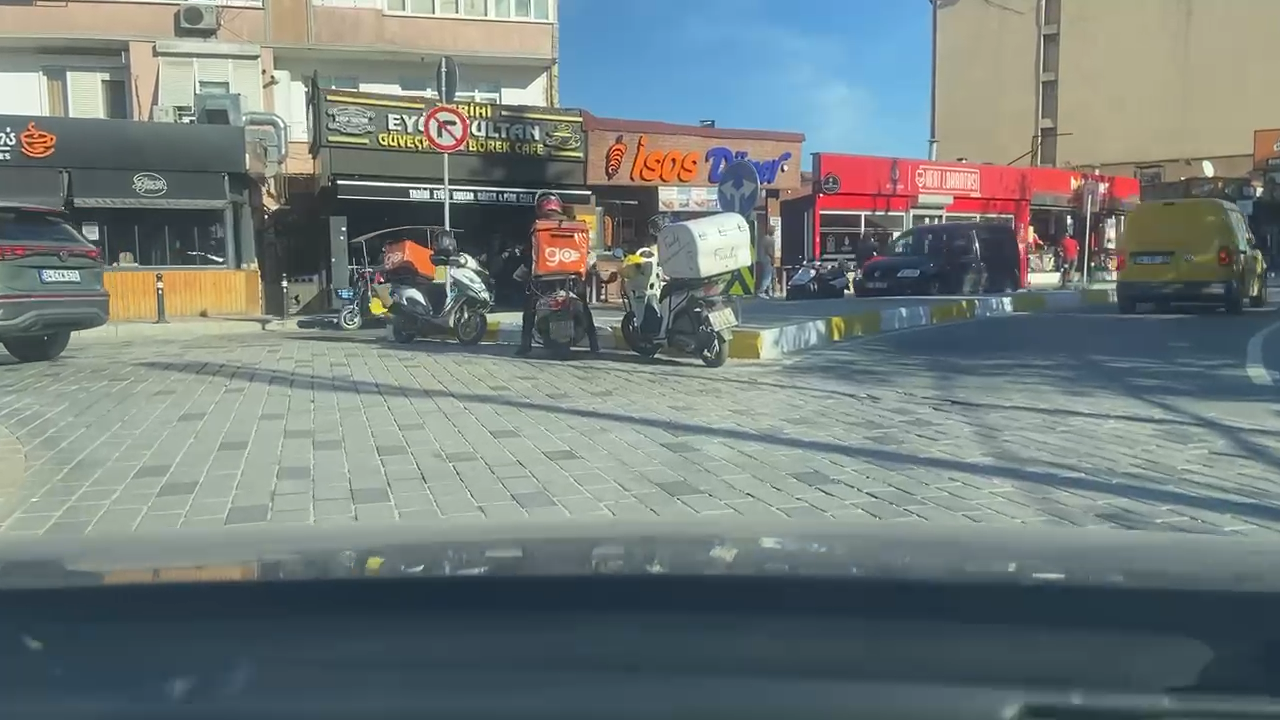
#> input picture data/frames/obstacle_frames/Image 10.png, 1280 x 720 px; its folder holds only this picture in this run
$ python -i lane_detection.py   (imports and definitions only)
#> lines starting #> are read from the running program, lines starting #| are printed output that depends on the picture; after the words box and inside, x2 and y2 are one past the last pixel; in counts of white or black regions, pixels touching at a corner belong together
#> further down, picture is the input picture: shape (720, 1280, 3); mean B, G, R 123.7, 125.5, 116
import cv2
import numpy as np

# --- AYARLAR ---
MIN_CONSECUTIVE_FRAMES = 8
MAX_MISSED_FRAMES = 5
MAX_DISTANCE_THRESHOLD = 50

# --- EK: MORFOLOJİK İŞLEM AYARLARI (Gölge Şekil Tespiti) ---
MORPH_KERNEL_SIZE = 19
MORPH_THRESHOLD = 20

class LaneCandidate:
    """
    Her bir potansiyel şerit parçasını temsil eden sınıf.
    Kendi geçmişini, konumunu ve güvenilirliğini takip eder.
    """
    # [44 lines left out: functions __init__, update_params, is_similar_to, update, mark_missing, not called in this run]

# Global aday listesi
lane_candidates = []

# [13 lines left out: function get_extended_line, not called in this run]

def process_lanes_tracking(img, raw_lines):
    global lane_candidates
    height, width = img.shape[:2]

    if raw_lines is None:
        raw_lines = []

    # 1. Ham çizgileri uzat
    extended_lines = []
    for line in raw_lines:
        x1, y1, x2, y2 = line[0]
        if abs(x2 - x1) < 1e-6: continue
        slope = (y2 - y1) / (x2 - x1)
        if abs(slope) < 0.4: continue

        ext_line = get_extended_line([x1, y1, x2, y2], height)
        extended_lines.append(ext_line)

    # 2. Eşleştirme
    matched_candidate_indices = set()

    for ext_line in extended_lines:
        found_match = False
        for i, candidate in enumerate(lane_candidates):
            if candidate.is_similar_to(ext_line):
                candidate.update(ext_line)
                matched_candidate_indices.add(i)
                found_match = True
                break

        if not found_match:
            new_cand = LaneCandidate(ext_line, height)
            lane_candidates.append(new_cand)

    # 3. Temizlik
    candidates_to_keep = []
    for i, candidate in enumerate(lane_candidates):
        if i in matched_candidate_indices:
            candidates_to_keep.append(candidate)
        else:
            still_alive = candidate.mark_missing()
            if still_alive:
                candidates_to_keep.append(candidate)

    lane_candidates = candidates_to_keep

    # 4. Seçim ve Çizim
    confirmed_lanes = [c for c in lane_candidates if c.is_confirmed]
    final_left = None
    final_right = None
    center_x = width // 2

    best_left_candidates = []
    best_right_candidates = []

    for cand in confirmed_lanes:
        x_bottom = cand.line[0]
        if x_bottom < center_x:
            best_left_candidates.append(cand)
        else:
            best_right_candidates.append(cand)

    if best_left_candidates:
        final_left = max(best_left_candidates, key=lambda c: c.found_count).line

    if best_right_candidates:
        final_right = max(best_right_candidates, key=lambda c: c.found_count).line

    line_image = np.zeros_like(img)

    if final_left is not None:
        cv2.line(line_image, (final_left[0], final_left[1]), (final_left[2], final_left[3]), (255, 0, 0), 10)

    if final_right is not None:
        cv2.line(line_image, (final_right[0], final_right[1]), (final_right[2], final_right[3]), (0, 0, 255), 10)

    if final_left is not None and final_right is not None:
         pts = np.array([
            (final_left[0], final_left[1]),
            (final_left[2], final_left[3]),
            (final_right[2], final_right[3]),
            (final_right[0], final_right[1])
        ], np.int32)
         cv2.fillPoly(line_image, [pts], (0, 255, 0))

    return line_image

def detect_lanes(frame):
    height, width = frame.shape[:2]

    # ---------------------------------------------------------
    # BÖLÜM 1: RENK MASKELERİ (HLS/HSV)
    # ---------------------------------------------------------
    hsv = cv2.cvtColor(frame, cv2.COLOR_BGR2HSV)
#> hsv: shape (720, 1280, 3); mean H, S, V 76, 58.3, 136.1

    # 1.a) Beyaz Maskesi (Standart)
    lower_white = np.array([0, 0, 200])
    upper_white = np.array([180, 50, 255])
    mask_white = cv2.inRange(hsv, lower_white, upper_white)
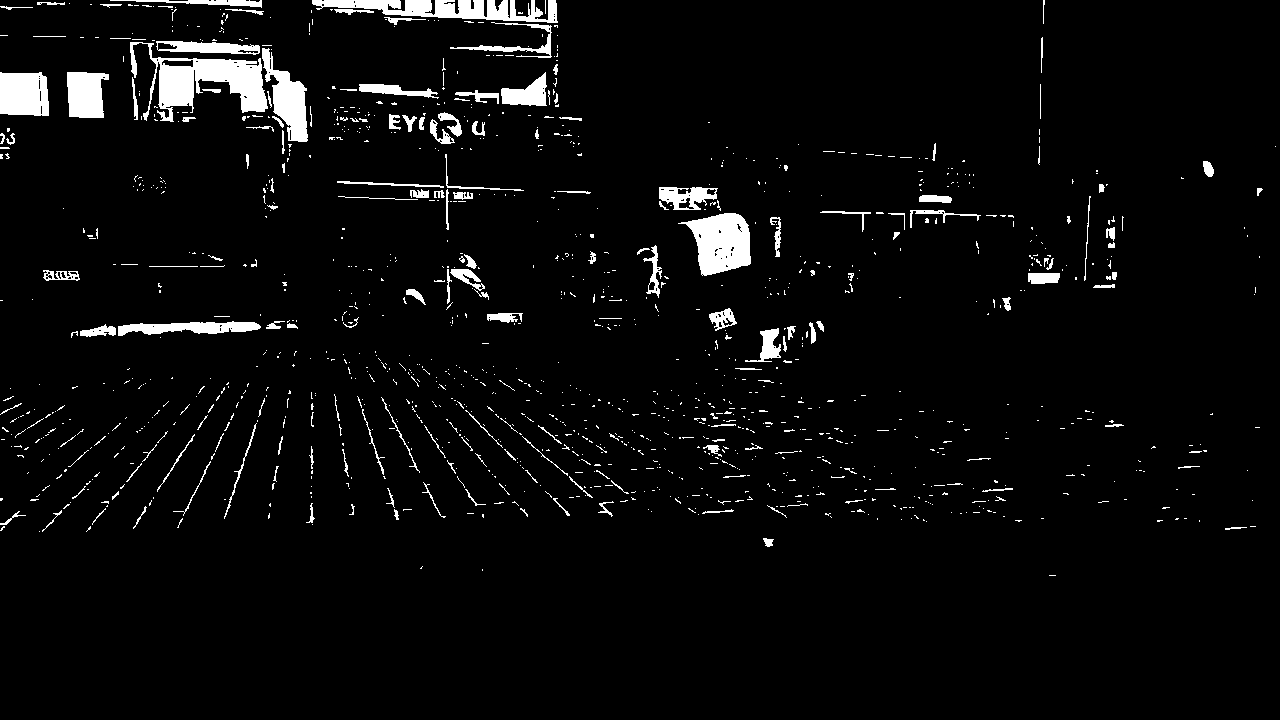
#> mask_white: shape (720, 1280); 4.1% white; 1261 white regions (1075 under 20 px), largest, box (x1, y1, x2, y2) and area: (130, 42, 268, 122) 4388, (312, 0, 558, 23) 3053, (678, 213, 751, 276) 2928

    # 1.b) Sarı Maskesi (Standart)
    lower_yellow = np.array([15, 100, 100])
    upper_yellow = np.array([35, 255, 255])
    mask_yellow = cv2.inRange(hsv, lower_yellow, upper_yellow)
#> mask_yellow: shape (720, 1280); 0.94% white; 103 white regions (81 under 20 px), largest, box (x1, y1, x2, y2) and area: (103, 270, 259, 319) 6148, (732, 334, 761, 358) 578, (1129, 212, 1159, 228) 282

    # 1.c) GÖLGE MASKESİ (SENİN BULDUĞUN DEĞERLER)
    # Değerler: H:108-130, S:45-52, V:187-197
    lower_shadow = np.array([108, 45, 187])
    upper_shadow = np.array([130, 52, 197])
    mask_shadow_color = cv2.inRange(hsv, lower_shadow, upper_shadow)
#> mask_shadow_color: shape (720, 1280); 0% white in thin lines or dots, all inside (x1, y1, x2, y2) = (712, 127, 797, 206)

    # Renk maskelerini birleştir
    mask_color_combined = cv2.bitwise_or(mask_white, mask_yellow)
#> mask_color_combined: shape (720, 1280); 5.1% white; 1352 white regions (1146 under 20 px), largest, box (x1, y1, x2, y2) and area: (103, 270, 259, 319) 6164, (130, 42, 268, 122) 4388, (312, 0, 558, 23) 3053
    mask_color_combined = cv2.bitwise_or(mask_color_combined, mask_shadow_color)

    # ---------------------------------------------------------
    # BÖLÜM 2: MORFOLOJİK İŞLEM (TOP-HAT)
    # Renkten bağımsız şekil tespiti için
    # ---------------------------------------------------------
    gray = cv2.cvtColor(frame, cv2.COLOR_BGR2GRAY)

    # Kernel: 19x19
    kernel = cv2.getStructuringElement(cv2.MORPH_RECT, (MORPH_KERNEL_SIZE, MORPH_KERNEL_SIZE))
    tophat_img = cv2.morphologyEx(gray, cv2.MORPH_TOPHAT, kernel)

    # Threshold: 20
    _, mask_morph = cv2.threshold(tophat_img, MORPH_THRESHOLD, 255, cv2.THRESH_BINARY)
#> mask_morph: shape (720, 1280); 26.1% white; 1050 white regions (762 under 20 px), largest, box (x1, y1, x2, y2) and area: (0, 27, 1280, 509) 144525, (357, 393, 1280, 533) 36304, (76, 56, 238, 129) 3286

    # ---------------------------------------------------------
    # BÖLÜM 3: BİRLEŞTİRME VE KENAR TESPİTİ
    # ---------------------------------------------------------

    # Renk Maskesi VEYA Morfoloji Maskesi
    final_mask = cv2.bitwise_or(mask_color_combined, mask_morph)
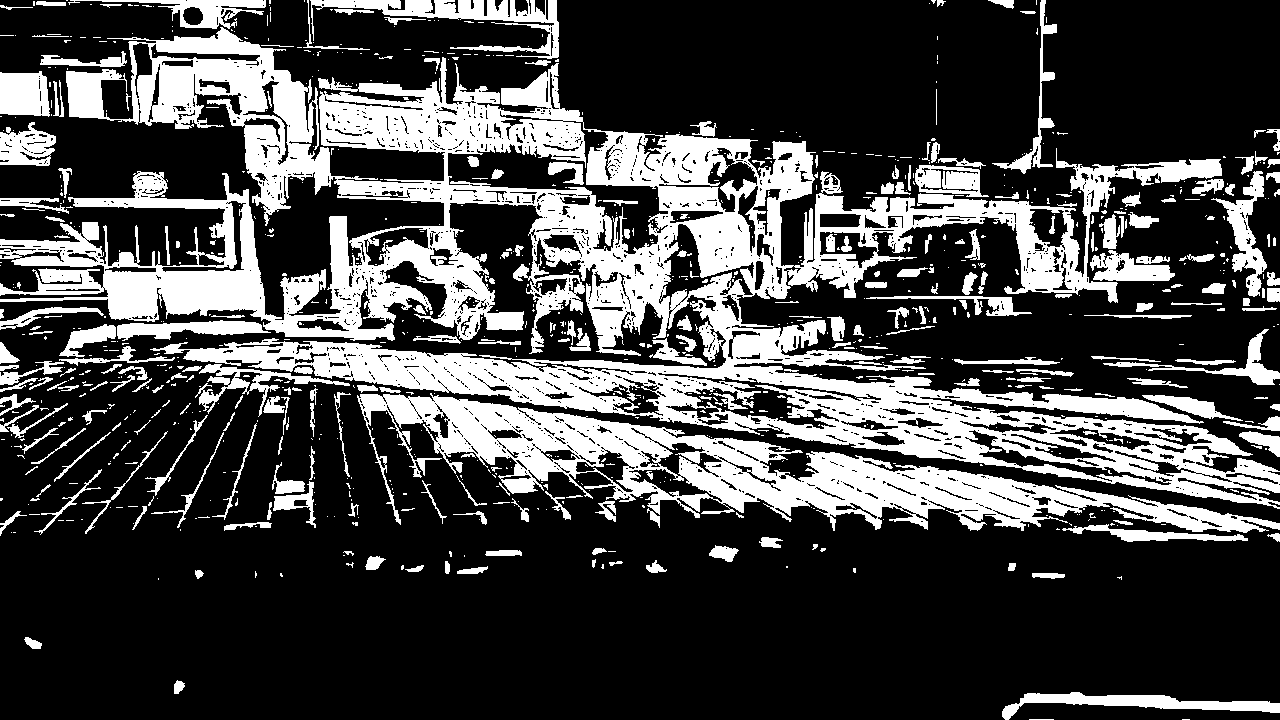
#> final_mask: shape (720, 1280); 27.6% white; 974 white regions (702 under 20 px), largest, box (x1, y1, x2, y2) and area: (0, 27, 1280, 509) 159833, (357, 393, 1280, 533) 36305, (310, 0, 559, 59) 4201

    # Maskeyi orijinal resme uygula (Sadece maskelenen yerler kalsın)
    masked_frame = cv2.bitwise_and(frame, frame, mask=final_mask)

    # Tekrar griye çevirip Canny uygula (Senin kodundaki akışa sadık kalıyoruz)
    masked_gray = cv2.cvtColor(masked_frame, cv2.COLOR_BGR2GRAY)

    # Hafif blur (Gürültü için)
    blur = cv2.GaussianBlur(masked_gray, (5, 5), 0)
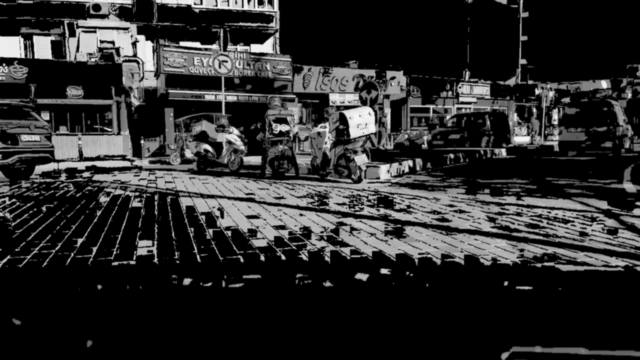
#> blur: shape (720, 1280) (shown at 1/2 size); min 0, max 250, mean 43.5

    # Canny Kenar Tespiti
    edges = cv2.Canny(blur, 50, 150)
#> edges: shape (720, 1280); 9.6% white in thin lines or dots

    # ---------------------------------------------------------
    # BÖLÜM 4: ROI VE HOUGH
    # ---------------------------------------------------------

    # Senin kodundaki orijinal ROI
    roi_vertices = np.array([[
        (int(width * 0.05), int(height * 0.8)),
        (int(width * 0.2), int(height * 0.5)),
        (int(width * 0.9), int(height * 0.5)),
        (int(width * 0.95), int(height * 0.8))
    ]], dtype=np.int32)

    mask_roi = np.zeros_like(edges)
    cv2.fillPoly(mask_roi, roi_vertices, 255)
#> mask_roi: shape (720, 1280); 24.1% white; 1 white region, box (x1, y1, x2, y2) and area: (64, 360, 1217, 577) 222425
    masked_edges = cv2.bitwise_and(edges, mask_roi)
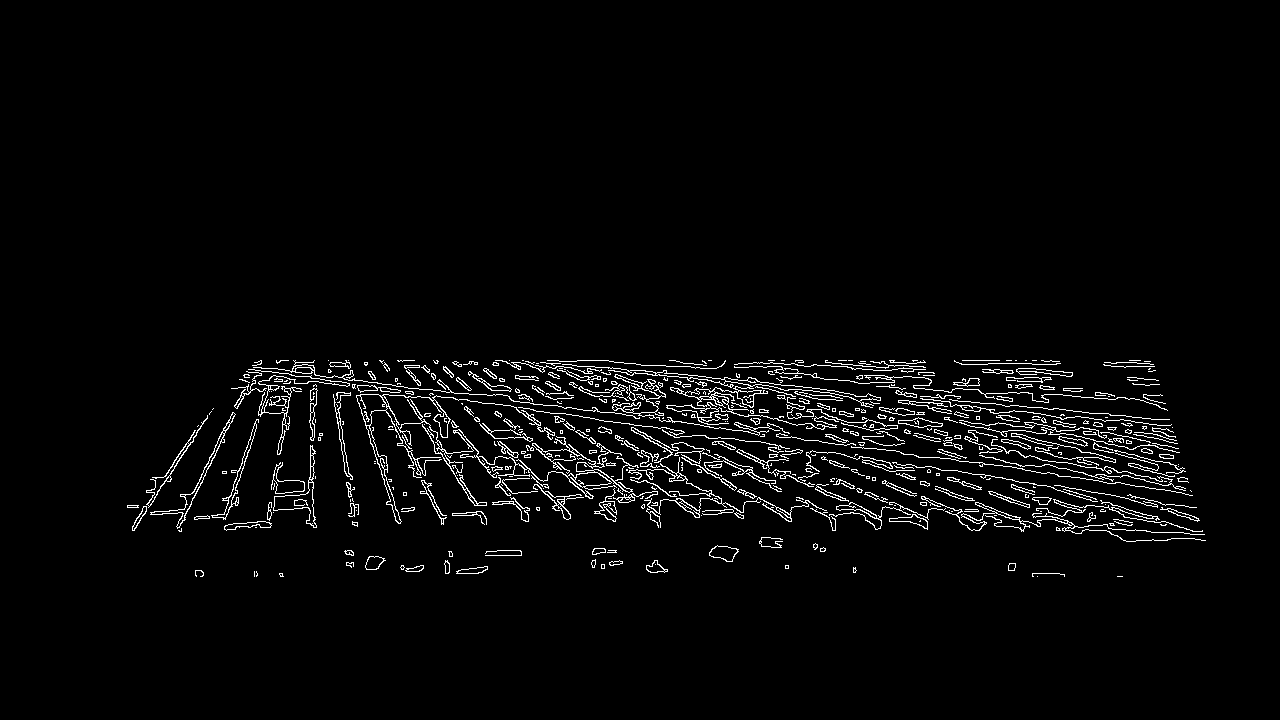
#> masked_edges: shape (720, 1280); 3% white in thin lines or dots, all inside (x1, y1, x2, y2) = (127, 360, 1206, 577)

    lines = cv2.HoughLinesP(
        masked_edges,
        rho=1,
        theta=np.pi/180,
        threshold=20,
        minLineLength=20,
        maxLineGap=300
    )
#> lines = 214 rows, first 6: [194, 430, 1169, 430], [632, 363, 1092, 530], [239, 379, 1154, 460], [241, 394, 1160, 394], [134, 522, 1182, 467], [276, 360, 1082, 388]

    # ---------------------------------------------------------
    # BÖLÜM 5: TAKİP SİSTEMİ
    # ---------------------------------------------------------
    line_layer = process_lanes_tracking(frame, lines)
#> the loop in process_lanes_tracking, `for line in raw_lines:` made 214 passes
#> (x1, y1, x2, y2, slope) on passes 1 to 3: (194, 430, 1169, 430, 0), (632, 363, 1092, 530, 0.363), (239, 379, 1154, 460, 0.0885)
#> after the loop in process_lanes_tracking, `for line in raw_lines:`: extended_lines = []
#> after the loop in process_lanes_tracking, `for ext_line in extended_lines:`: matched_candidate_indices = 0 items
#> after the loop in process_lanes_tracking, `for i, candidate in enumerate(lane_candidates):`: candidates_to_keep = []
#> line_layer: shape (720, 1280, 3); every value is 0

    # Birleştir
    result = cv2.addWeighted(frame, 1.0, line_layer, 0.4, 0)
    return result

# [14 lines of commented-out code are left out]

>>> import cv2
>>> picture = cv2.imread('../data/frames/obstacle_frames/Image 10.png')
>>> result = detect_lanes(picture)
